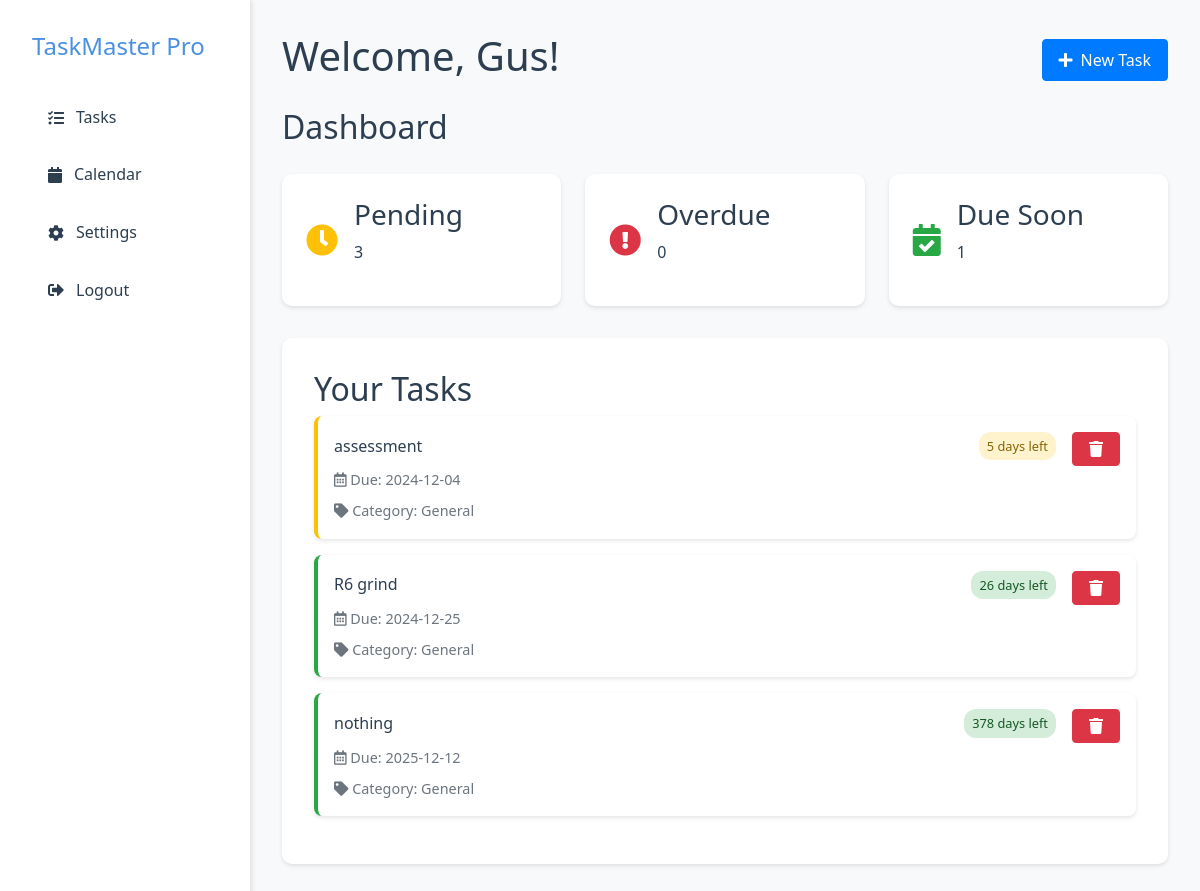
/dashboard (signed in), run on the app's committed database.
### tables this page shows
CREATE TABLE todos (
                id INTEGER PRIMARY KEY AUTOINCREMENT,
                user_id INTEGER NOT NULL,
                task TEXT NOT NULL,
                due_date TEXT NOT NULL,
                done BOOLEAN NOT NULL DEFAULT 0, category_id INTEGER 
            REFERENCES categories(id), category TEXT DEFAULT 'General', notes TEXT DEFAULT '', custom_color TEXT DEFAULT NULL,
                FOREIGN KEY (user_id) REFERENCES users (id)
            );

### app.py (the view, shortened to what this page needs)
@app.route("/dashboard", methods=["GET", "POST"])
def dashboard():
    if 'user_id' not in session:
        flash("Please login first!", "error")
        return redirect(url_for("login"))
    conn = sqlite3.connect(DB_PATH)
    cursor = conn.cursor()
    cursor.execute("""
        SELECT id, task, due_date, category, notes
        FROM todos
        WHERE user_id = ?
        ORDER BY date(due_date) ASC
    """, (session['user_id'],))
    todos = cursor.fetchall()
    conn.close()
    todo_list = []
    for todo in todos:
        due_date = datetime.fromisoformat(todo[2])
        time_left = due_date.date() - date.today()
        days_left = time_left.days
        color = colour(days_left)
        if days_left < 0:
            due_text = f"{abs(days_left)} days overdue"
        elif days_left == 0:
            due_text = "Due today"
        elif days_left == 1:
            due_text = "Due tomorrow"
        else:
            due_text = f"{days_left} days left"
        todo_list.append({
            "id": todo[0],
            "task": todo[1],
            "due_date": due_date.strftime("%Y-%m-%d"),
            "category": todo[3],
            "notes": todo[4],
            "color": color,
            "due_text": due_text
        })
    return render_template("dashboard.html", todo_list=todo_list)

### app.py (called while the page is built)
def colour(days_left):
    if days_left < 0:
        return "red"  # Overdue
    elif days_left == 0:
        return "yellow"  # Due today
    elif days_left == 1:
        return "yellow"  # Due tomorrow
    elif days_left <= 7:
        return "yellow"  # Due soon
    else:
        return "on-time"  # On time

### templates/dashboard.html (shortened to what this page needs)
<!DOCTYPE html>
<html lang="en">
<head>
    <link rel="stylesheet" href="{{ url_for('static', filename='css/style.css') }}">
    <link rel="stylesheet" href="https://cdnjs.cloudflare.com/ajax/libs/font-awesome/5.15.4/css/all.min.css">
</head>
<body class="dashboard-body">
    <div class="dashboard-container">
        <aside class="sidebar">
            <div class="sidebar-header">
                <h2 class="logo">TaskMaster Pro</h2>
            </div>
            <nav class="sidebar-nav">
                <a href="{{ url_for('dashboard') }}" class="nav-item {% if active_page == 'tasks' %}active{% endif %}">
                    <i class="fas fa-tasks"></i> Tasks
                </a>
                <a href="{{ url_for('calendar_view') }}" class="nav-item {% if active_page == 'calendar' %}active{% endif %}">
                    <i class="fas fa-calendar"></i> Calendar
                </a>
                <a href="{{ url_for('settings') }}" class="nav-item {% if active_page == 'settings' %}active{% endif %}">
                    <i class="fas fa-cog"></i> Settings
                </a>
                <a href="{{ url_for('logout') }}" class="nav-item">
                    <i class="fas fa-sign-out-alt"></i> Logout
                </a>
            </nav>
        </aside>
        <main class="main-content">
            <header class="dashboard-header">
                <h1>Welcome, {{ session['username'] }}!</h1>
                <div class="header-actions">
                    <button class="btn btn-primary" onclick="document.getElementById('addTaskModal').style.display='block'">
                        <i class="fas fa-plus"></i> New Task
                    </button>
                </div>
            </header>
            <div class="dashboard-header">
                <h2>Dashboard</h2>
            </div>
            <div class="task-summary">
                <div class="summary-card">
                    <i class="fas fa-clock text-warning"></i>
                    <div class="summary-info">
                        <h3>Pending</h3>
                        <p>{{ todo_list|length }}</p>
                    </div>
                </div>
                <div class="summary-card">
                    <i class="fas fa-exclamation-circle text-danger"></i>
                    <div class="summary-info">
                        <h3>Overdue</h3>
                        <p>{{ todo_list|selectattr('color', 'equalto', 'red')|list|length }}</p>
                    </div>
                </div>
                <div class="summary-card">
                    <i class="fas fa-calendar-check text-success"></i>
                    <div class="summary-info">
                        <h3>Due Soon</h3>
                        <p>{{ todo_list|selectattr('color', 'equalto', 'yellow')|list|length }}</p>
                    </div>
                </div>
            </div>
            <div class="task-list">
                <h2>Your Tasks</h2>
                {% if todo_list %}
                    {% for todo in todo_list %}
                    <div class="task-card status-{{ todo.color }}">
                        <div class="task-content">
                            <div class="task-header">
                                <h3>{{ todo.task }}</h3>
                                <span class="due-badge {{ todo.color }}">{{ todo.due_text }}</span>
                            </div>
                            <p><i class="far fa-calendar-alt"></i> Due: {{ todo.due_date }}</p>
                            <p><i class="fas fa-tag"></i> Category: {{ todo.category }}</p>
                        </div>
                        <div class="task-actions">
                            <a href="{{ url_for('delete_task', task_id=todo.id) }}" class="btn btn-danger btn-sm">
                                <i class="fas fa-trash"></i>
                            </a>
                        </div>
                    </div>
                    {% endfor %}
                {% else %}
                    <div class="empty-state">
                        <i class="fas fa-clipboard-list"></i>
                        <p>No tasks yet. Add your first task to get started!</p>
                    </div>
                {% endif %}
            </div>
        </main>
    </div>
</body>
</html>

### static/css/style.css (style rules this page uses)
:root { --primary-color: #4a90e2; --secondary-color: #2c3e50; --background-color: #f5f6fa; --text-color: #2c3e50; --spacing: 2rem; }
* { margin: 0; padding: 0; box-sizing: border-box; }
body { font-family: 'Segoe UI', system-ui, sans-serif; line-height: 1.6; color: var(--text-color); background-color: var(--background-color); }
.logo { font-size: 1.5rem; color: var(--primary-color); }
.btn { padding: 0.5rem 1.5rem; border-radius: 5px; text-decoration: none; font-weight: 500; transition: all 0.3s ease; }
.btn-primary { background: var(--primary-color); color: white; }
.dashboard-body { background-color: #f8f9fa; height: 100vh; overflow: hidden; }
.dashboard-container { display: flex; height: 100vh; }
.sidebar { width: 250px; background: white; box-shadow: 2px 0 5px rgba(0,0,0,0.1); padding: 2rem; }
.sidebar-header { margin-bottom: 2rem; }
.nav-item { display: flex; align-items: center; padding: 0.75rem 1rem; color: var(--secondary-color); text-decoration: none; border-radius: 5px; margin-bottom: 0.5rem; }
.nav-item i { margin-right: 0.75rem; }
.main-content { flex: 1; padding: 2rem; overflow-y: auto; }
.dashboard-header { display: flex; justify-content: space-between; align-items: center; margin-bottom: 2rem; }
.task-summary { display: grid; grid-template-columns: repeat(auto-fit, minmax(200px, 1fr)); gap: 1.5rem; margin-bottom: 2rem; }
.summary-card { background: white; padding: 1.5rem; border-radius: 10px; display: flex; align-items: center; box-shadow: 0 2px 4px rgba(0,0,0,0.1); }
.summary-card i { font-size: 2rem; margin-right: 1rem; }
.text-warning { color: #ffc107; }
.text-danger { color: #dc3545; }
.text-success { color: #28a745; }
.task-list { background: white; padding: 2rem; border-radius: 10px; box-shadow: 0 2px 4px rgba(0,0,0,0.1); }
.task-card { display: flex; justify-content: space-between; align-items: center; padding: 1rem; border-radius: 5px; margin-bottom: 1rem; background: #f8f9fa; border-left: 4px solid #ddd; }
.status-yellow { border-left-color: #ffc107; }
.status-on-time { border-left-color: #28a745; }
.task-content h3 { margin: 0; font-size: 1rem; }
.task-content p { margin: 0.5rem 0 0; color: #6c757d; font-size: 0.9rem; }
.btn-sm { padding: 0.25rem 0.5rem; font-size: 0.875rem; }
.btn-danger { background: #dc3545; color: white; }
.due-badge { font-size: 0.8rem; padding: 0.25rem 0.5rem; border-radius: 12px; font-weight: 500; }
.due-badge.yellow { background-color: #fff3cd; color: #856404; }
.due-badge.on-time { background-color: #d4edda; color: #155724; }

### templates/dashboard.html (style rules this page uses)
.dashboard-header { display: flex; justify-content: space-between; align-items: center; margin-bottom: 20px; }
.btn { padding: 8px 16px; text-decoration: none; border-radius: 4px; display: inline-flex; align-items: center; gap: 0.5rem; }
.btn-primary { background-color: #007bff; color: white; }
.btn-danger { background-color: #dc3545; color: white; }
.btn i { font-size: 1rem; }
.task-header { display: flex; justify-content: space-between; align-items: center; margin-bottom: 0.5rem; }
.due-badge { font-size: 0.8rem; padding: 0.25rem 0.5rem; border-radius: 12px; font-weight: 500; }
.due-badge.yellow { background-color: #fff3cd; color: #856404; }
.due-badge.on-time { background-color: #d4edda; color: #155724; }
.task-card { display: flex; justify-content: space-between; align-items: flex-start; padding: 1rem; margin-bottom: 1rem; background: white; border-radius: 8px; box-shadow: 0 2px 4px rgba(0,0,0,0.1); }
.task-content { flex-grow: 1; margin-right: 1rem; }

### data on the page
todos: task "assessment", due_text "5 days left", due_date "2024-12-04", category "General"
todos: task "R6 grind", due_text "26 days left", due_date "2024-12-25", category "General"
todos: task "nothing", due_text "378 days left", due_date "2025-12-12", category "General"

### other printed values
{{ session['username'] }} "Gus"
{{ todo_list|length }} "3"
{{ todo_list|selectattr('color', 'equalto', 'red')|list|length }} "0"
{{ todo_list|selectattr('color', 'equalto', 'yellow')|list|length }} "1"
